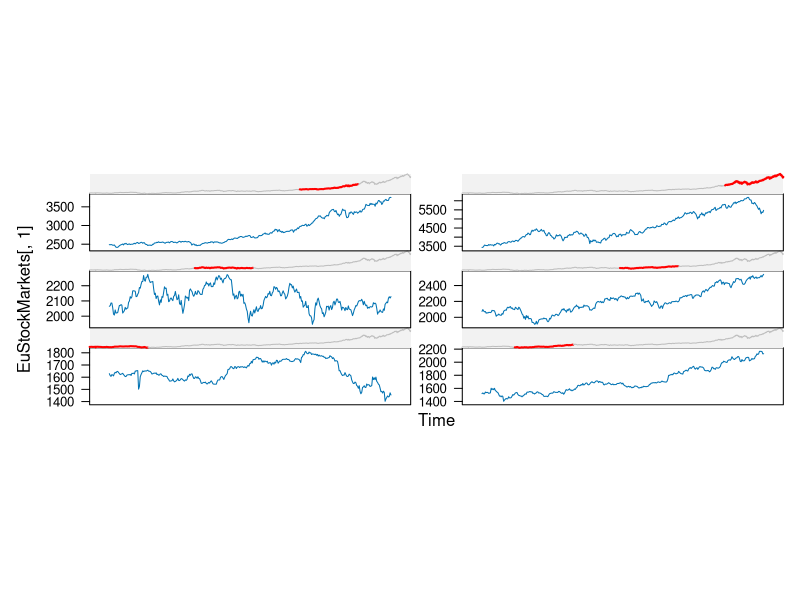
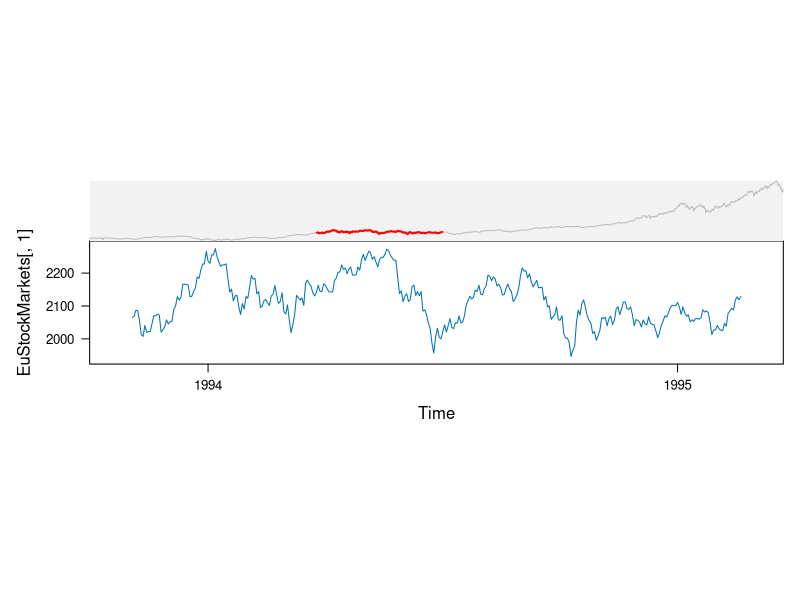

Write the R code that produced these figures, in order.

cutAndStack <-
    function(x, number = 6, overlap = 0.1, type = 'l',
             xlab = "Time",
             ylab = deparse(substitute(x)),
             ...)
{
    stopifnot(is.ts(x))
    if (is.mts(x)) stop("mts not supported, use 'x[, 1]' etc")
    stopifnot(require(grid))
    stopifnot(require(lattice))
    tdf <-
        data.frame(.response = as.numeric(x),
                   .time = time(x),
                   .Time =
                   equal.count(as.numeric(time(x)),
                               number = number,
                               overlap = overlap))
    strip.ts <-
        function(which.given, which.panel, shingle.intervals,
                 bg = trellis.par.get("strip.background")$col[1],
                 ...)
        {
            pushViewport(viewport(xscale = range(tdf$.time),
                                  yscale = range(tdf$.response)))
            panel.fill(col = bg)
            current.interval <- shingle.intervals[which.panel[which.given], ]
            highlight <-
                cut(tdf$.time,
                    breaks =
                    c(min(shingle.intervals) - 1,
                      current.interval,
                      max(shingle.intervals) + 1))
            with(tdf, panel.xyplot(.time, .response,
                                   groups = highlight,
                                   subscripts = seq(length = nrow(tdf)),
                                   type = "l",
                                   col = c("grey", "red", "grey"),
                                   lwd = c(1, 2, 1)))
            upViewport()
        }
    xyplot(.response ~ .time | .Time,
           data = tdf, 
           type = type,
           xlab = xlab, ylab = ylab,
           strip = strip.ts,
           default.scales =
           list(x = list(relation = "free"),
                y = list(relation = "free", rot = 0)),
           ...)
}

pdf("stack.pdf", height = 9, width = 9)

p <-
    cutAndStack(EuStockMarkets[, 1], aspect = "xy",
                scales = list(x = list(draw = FALSE)))

p

update(p[3], par.strip.text = list(lines = 3),
       scales = list(x = list(draw = TRUE, at = 1991:1999)))

dev.off()
